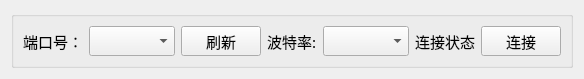
<?xml version="1.0" encoding="UTF-8"?>
<ui version="4.0">
 <class>SerialConfigWidget</class>
 <widget class="QWidget" name="SerialConfigWidget">
  <property name="geometry">
   <rect>
    <x>0</x>
    <y>0</y>
    <width>531</width>
    <height>71</height>
   </rect>
  </property>
  <property name="windowTitle">
   <string>Form</string>
  </property>
  <layout class="QGridLayout" name="gridLayout">
   <item row="0" column="0">
    <widget class="QGroupBox" name="groupBox">
     <property name="title">
      <string/>
     </property>
     <layout class="QGridLayout" name="gridLayout_2">
      <item row="0" column="2">
       <widget class="QPushButton" name="refreshButton">
        <property name="sizePolicy">
         <sizepolicy hsizetype="Preferred" vsizetype="Preferred">
          <horstretch>0</horstretch>
          <verstretch>0</verstretch>
         </sizepolicy>
        </property>
        <property name="maximumSize">
         <size>
          <width>16777215</width>
          <height>30</height>
         </size>
        </property>
        <property name="font">
         <font>
          <family>微软雅黑</family>
          <pointsize>11</pointsize>
         </font>
        </property>
        <property name="text">
         <string>刷新</string>
        </property>
       </widget>
      </item>
      <item row="0" column="3">
       <widget class="QLabel" name="label_2">
        <property name="sizePolicy">
         <sizepolicy hsizetype="Preferred" vsizetype="Preferred">
          <horstretch>0</horstretch>
          <verstretch>0</verstretch>
         </sizepolicy>
        </property>
        <property name="maximumSize">
         <size>
          <width>16777215</width>
          <height>30</height>
         </size>
        </property>
        <property name="font">
         <font>
          <family>微软雅黑</family>
          <pointsize>11</pointsize>
         </font>
        </property>
        <property name="text">
         <string>波特率:</string>
        </property>
       </widget>
      </item>
      <item row="0" column="0">
       <widget class="QLabel" name="label">
        <property name="sizePolicy">
         <sizepolicy hsizetype="Preferred" vsizetype="Preferred">
          <horstretch>0</horstretch>
          <verstretch>0</verstretch>
         </sizepolicy>
        </property>
        <property name="maximumSize">
         <size>
          <width>16777215</width>
          <height>30</height>
         </size>
        </property>
        <property name="font">
         <font>
          <family>微软雅黑</family>
          <pointsize>11</pointsize>
         </font>
        </property>
        <property name="text">
         <string>端口号：</string>
        </property>
       </widget>
      </item>
      <item row="0" column="4">
       <widget class="QComboBox" name="baudRateCombo">
        <property name="sizePolicy">
         <sizepolicy hsizetype="Preferred" vsizetype="Preferred">
          <horstretch>0</horstretch>
          <verstretch>0</verstretch>
         </sizepolicy>
        </property>
        <property name="maximumSize">
         <size>
          <width>16777215</width>
          <height>30</height>
         </size>
        </property>
        <property name="font">
         <font>
          <family>微软雅黑</family>
          <pointsize>11</pointsize>
         </font>
        </property>
       </widget>
      </item>
      <item row="0" column="1">
       <widget class="QComboBox" name="portCombo">
        <property name="sizePolicy">
         <sizepolicy hsizetype="Preferred" vsizetype="Preferred">
          <horstretch>0</horstretch>
          <verstretch>0</verstretch>
         </sizepolicy>
        </property>
        <property name="maximumSize">
         <size>
          <width>16777215</width>
          <height>30</height>
         </size>
        </property>
        <property name="font">
         <font>
          <family>微软雅黑</family>
          <pointsize>11</pointsize>
         </font>
        </property>
       </widget>
      </item>
      <item row="0" column="5">
       <widget class="QLabel" name="label_3">
        <property name="sizePolicy">
         <sizepolicy hsizetype="Preferred" vsizetype="Preferred">
          <horstretch>0</horstretch>
          <verstretch>0</verstretch>
         </sizepolicy>
        </property>
        <property name="maximumSize">
         <size>
          <width>16777215</width>
          <height>30</height>
         </size>
        </property>
        <property name="font">
         <font>
          <family>微软雅黑</family>
          <pointsize>11</pointsize>
         </font>
        </property>
        <property name="text">
         <string>连接状态</string>
        </property>
       </widget>
      </item>
      <item row="0" column="6">
       <widget class="QPushButton" name="connectButton">
        <property name="sizePolicy">
         <sizepolicy hsizetype="Preferred" vsizetype="Preferred">
          <horstretch>0</horstretch>
          <verstretch>0</verstretch>
         </sizepolicy>
        </property>
        <property name="maximumSize">
         <size>
          <width>16777215</width>
          <height>30</height>
         </size>
        </property>
        <property name="font">
         <font>
          <family>微软雅黑</family>
          <pointsize>11</pointsize>
         </font>
        </property>
        <property name="text">
         <string>连接</string>
        </property>
       </widget>
      </item>
     </layout>
    </widget>
   </item>
  </layout>
 </widget>
 <resources/>
 <connections/>
</ui>
